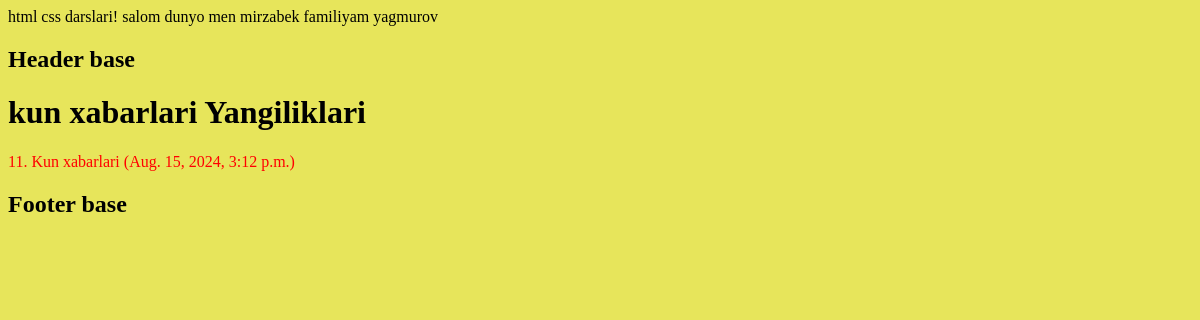
/category/kun-xabarlari, run on the app's committed database.
### home/models.py (models this page shows, shortened)
class Category(models.Model):
    name=models.CharField(max_length=200)
    slug=models.SlugField(null=True)

class Article(models.Model):
    user=models.ForeignKey(User, on_delete=models.CASCADE, blank=True)
    title=models.CharField(max_length=200)
    subtitle=models.CharField(max_length=300)
    slug=models.SlugField(null=True, blank=True)
    category=models.ForeignKey(Category, on_delete=models.CASCADE, null=True, related_name='articles')
    desc=models.TextField()
    photo=models.ImageField(upload_to='articles/')
    tags=models.CharField(max_length=100, null=True, blank=True)
    views=models.PositiveIntegerField(null=True, default=0)
    created_at=models.DateTimeField(auto_now_add=True, verbose_name="Yuklangan vaqti! ")
    updated_at=models.DateTimeField(auto_now=True, verbose_name="Taxrirlangan vaqti! ", null=True, )
    class Meta:
        db_table='articles'
        indexes=[
            models.Index(fields=['title', 'subtitle'])
        ]

### home/views.py (the view)
# urls.py: path('category/<str:slug>', category_articles,name='category-articles'),
def category_articles(request, slug):
    category=get_object_or_404(Category, slug=slug)
    articles=category.articles.all()
    context={
        'category':category,
        'articles':articles
    }
    return render(request,'category_articles.html', context)

### templates/category_articles.html
{% extends "base.html" %}
{%block content%}
        <h1>{{category.name}} Yangiliklari </h1>
{% for article in articles %}
<a href="{% url 'article-detail'  article.slug %}">
        <p> {{article.id}}. {{article.title}} ({{article.created_at}}) </p>
</a>
         {% endfor %}
{%endblock content%}

### static/style.css (style rules this page uses)
body { background-color: #e7e55b; }
a { color: #ff0000; text-decoration: none; }

### data on the page
Category: name "kun xabarlari"
Article: id "11", title "Kun xabarlari", created_at "Aug. 15, 2024, 3:12 p.m."
